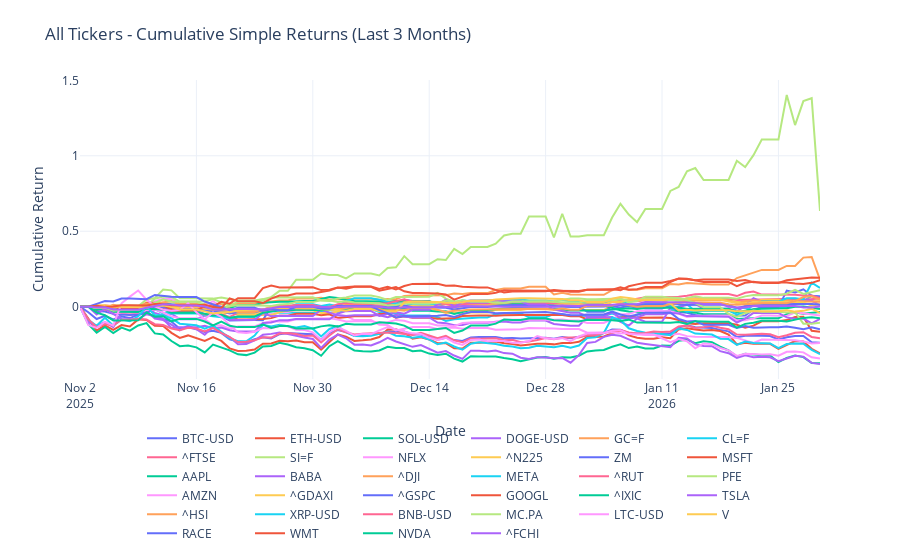

The notebook cell this image was saved under:
### Code cell
# plot last 3 months of cumprod_simple_3m returns 
fig = go.Figure()
for column in cumprod_simple_3m.columns:
    fig.add_trace(
        go.Scatter(
            x=cumprod_simple_3m.index,
            y=cumprod_simple_3m[column],
            mode="lines",
            name=column,
        )
    )

fig.update_layout(
    title="All Tickers - Cumulative Simple Returns (Last 3 Months)",
    xaxis_title="Date",
    yaxis_title="Cumulative Return",
    legend=dict(orientation="h", yanchor="top", y=-0.15, xanchor="center", x=0.5),
    template="plotly_white",
    margin=dict(t=80, b=120),
)
fig.show()
